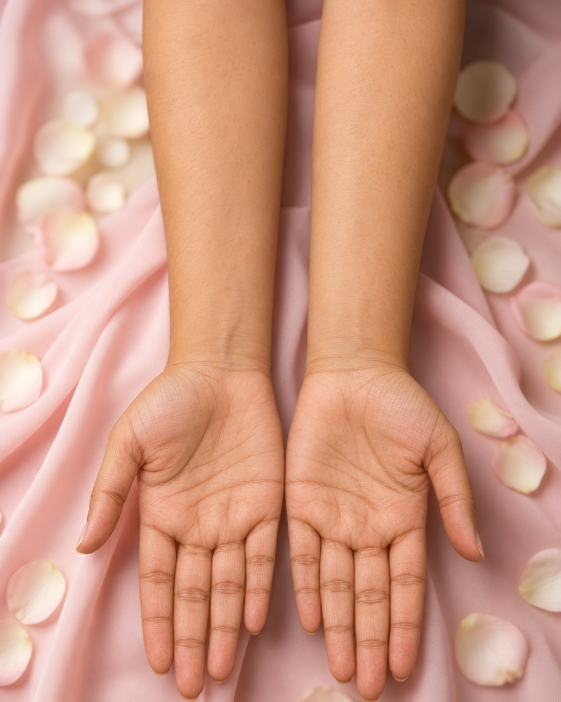
#> input picture mehndi-3d-tryon/mehndi-3d-tryon/generated-images/bare-hands.jpg, 1121 x 1403 px (shown at 1/2 size)
$ python s4_photo_geometry.py
#> lines starting #> are read from the running program, lines starting #| are printed output that depends on the picture; after the words box and inside, x2 and y2 are one past the last pixel; in counts of white or black regions, pixels touching at a corner belong together
### mehndi-3d-tryon/mehndi-3d-tryon/pipeline/common.py
"""Shared paths and helpers for the Mehndi 3D try-on pipeline.

Every stage script imports this module, so all paths are relative to the package
folder and the pipeline runs from anywhere.
"""
import base64
import glob
import json
import os
import shutil
import subprocess
import sys
import tempfile
import time
from pathlib import Path

try:
    import cv2
    import numpy as np
except ImportError:  # pragma: no cover
    sys.exit("This pipeline needs OpenCV and NumPy:\n    python3 -m pip install -r pipeline/requirements.txt")

ROOT = Path(__file__).resolve().parent.parent
PIPE = ROOT / "pipeline"
TPL = PIPE / "templates"
DATA = ROOT / "data"
S1, S2, S4 = DATA / "stage1", DATA / "stage2", DATA / "stage4"
DESIGNS = DATA / "designs"
GEN = ROOT / "generated-images"
PROMPTS = GEN / "prompts"
REF = ROOT / "reference" / "reference.webp"
REGISTRY = DATA / "designs.json"
CONFIG = DATA / "config.json"
SITE = ROOT / "index.html"

W, H = 1536, 1920           # working canvas = the reference photo's size (px)


def K(r):
    return cv2.getStructuringElement(cv2.MORPH_ELLIPSE, (2 * r + 1, 2 * r + 1))


def load_json(p, default=None):
    p = Path(p)
    return json.loads(p.read_text()) if p.exists() else default


def save_json(p, obj):
    Path(p).write_text(json.dumps(obj, indent=2) + "\n")


def config():
    return load_json(CONFIG)


def read_canvas(path):
    """Read any photo and resize it to the working canvas."""
    img = cv2.imread(str(path))
#> img is the input picture: shape (1403, 1121, 3); mean B, G, R 127.5, 149.6, 203.6
    if img is None:
        raise FileNotFoundError(path)
    interp = cv2.INTER_AREA if img.shape[1] > W else cv2.INTER_CUBIC
#> interp = 2
    return cv2.resize(img, (W, H), interpolation=interp)


# ---------------------------------------------------------------- segmentation
def keep_hands(m, holes=15000):
    """Keep the two biggest blobs (the hands) and fill small holes."""
    n, lab, st, _ = cv2.connectedComponentsWithStats(m)
    keep = np.zeros_like(m)
    for i in np.argsort(-st[1:, cv2.CC_STAT_AREA])[:2] + 1:
        keep[lab == i] = 255
    inv = 255 - keep
    n, lab, st, _ = cv2.connectedComponentsWithStats(inv)
    for i in range(1, n):
        if st[i, cv2.CC_STAT_AREA] < holes:
            keep[lab == i] = 255
    return keep


def segment(img, prior, sure_fg=30, band=70, iters=6):
    """GrabCut the hands, seeded by a rough mask `prior` (0/255)."""
    gc = np.full((H, W), cv2.GC_BGD, np.uint8)
    gc[cv2.dilate(prior, K(band)) > 0] = cv2.GC_PR_BGD
    gc[cv2.dilate(prior, K(12)) > 0] = cv2.GC_PR_FGD
    gc[cv2.erode(prior, K(sure_fg)) > 0] = cv2.GC_FGD
    b, f = np.zeros((1, 65)), np.zeros((1, 65))
    cv2.grabCut(img, gc, None, b, f, iters, cv2.GC_INIT_WITH_MASK)
    m = np.where((gc == 1) | (gc == 3), 255, 0).astype(np.uint8)
    return keep_hands(cv2.morphologyEx(m, cv2.MORPH_OPEN, K(3)))


def iou(a, b):
    a, b = a > 127, b > 127
    return float((a & b).sum() / max(1, (a | b).sum()))


def ecc_align(img, m, target, blurs=(6, 12, 20)):
    """Best affine/euclidean ECC alignment of photo `img` (mask m) onto mask `target`.
    Returns (aligned_img, aligned_mask, iou, method)."""
    best = (iou(m, target), img, m, "none")
    for blur in blurs:
        for motion, name in ((cv2.MOTION_AFFINE, "affine"), (cv2.MOTION_EUCLIDEAN, "euclidean")):
            try:
                w = np.eye(2, 3, dtype=np.float32)
                crit = (cv2.TERM_CRITERIA_EPS | cv2.TERM_CRITERIA_COUNT, 300, 1e-7)
                a = cv2.GaussianBlur(target.astype(np.float32) / 255, (0, 0), blur)
                b = cv2.GaussianBlur(m.astype(np.float32) / 255, (0, 0), blur)
                _, w = cv2.findTransformECC(a, b, w, motion, crit, None, 5)
            except cv2.error:
                continue
            ia = cv2.warpAffine(img, w, (W, H), flags=cv2.INTER_CUBIC | cv2.WARP_INVERSE_MAP, borderMode=cv2.BORDER_REFLECT)
            ma = cv2.warpAffine(m, w, (W, H), flags=cv2.INTER_NEAREST | cv2.WARP_INVERSE_MAP)
            if iou(ma, target) > best[0]:
                best = (iou(ma, target), ia, ma, f"{name}/blur{blur}")
    return best[1], best[2], best[0], best[3]


def bleed(img, mask, iters=16):
    """Push hand colours outward past the outline so texture edges never show background."""
    img = img.astype(np.float32).copy()
    m = (mask > 127).astype(np.float32)
    for _ in range(iters):
        num = cv2.blur(img * m[..., None], (5, 5))
        den = cv2.blur(m, (5, 5))
        grow = (cv2.dilate(m, K(2)) > 0) & (m == 0)
        img[grow] = num[grow] / np.maximum(den[grow], 1e-3)[:, None]
        m[grow] = 1
    return img.clip(0, 255).astype(np.uint8)


def data_url(path, mime=None):
    path = Path(path)
    mime = mime or {".jpg": "image/jpeg", ".jpeg": "image/jpeg", ".png": "image/png"}[path.suffix.lower()]
    return f"data:{mime};base64," + base64.b64encode(path.read_bytes()).decode()


# ---------------------------------------------------------------- Codex
CODEX_TAIL = ("\n\nWhen the image is generated, copy the final image file into the current working "
              "directory as out.png and reply with just its path.\n")


def codex_edit(inputs, prompt, out_path, timeout=1500):
    """Ask the Codex CLI (image_generation feature) to edit `inputs[0]` (extra inputs are
    reference images). Saves the result to `out_path` (.png or .jpg)."""
    if not shutil.which("codex"):
        sys.exit("The Codex CLI is not installed. Install it (e.g. `brew install codex`) and run `codex login`.")
    work = Path(tempfile.mkdtemp(prefix="mehndi_codex_"))
    names = []
    for i, p in enumerate(inputs):
        name = "base.png" if i == 0 else ("style.png" if i == 1 else f"ref{i}.png")
        img = cv2.imread(str(p))
        if img is None:
            raise FileNotFoundError(p)
        cv2.imwrite(str(work / name), img)
        names.append(name)
    cmd = ["codex", "exec", "--skip-git-repo-check", "--sandbox", "workspace-write",
           "-C", str(work), "-o", str(work / "last.txt")]
    for n in names:
        cmd += ["-i", n]
    cmd += ["-"]
    t0 = time.time()
    print(f"  · Codex is generating ({', '.join(names)}) — usually 1-3 minutes…", flush=True)
    r = subprocess.run(cmd, input=prompt.strip() + CODEX_TAIL, text=True, cwd=work, capture_output=True, timeout=timeout)
    (work / "log.txt").write_text(r.stdout + "\n" + r.stderr)
    out = work / "out.png"
    if not out.exists():  # fall back to the newest image Codex generated during this run
        cands = [p for p in glob.glob(os.path.expanduser("~/.codex/generated_images/*/*.png")) if os.path.getmtime(p) > t0]
        if cands:
            shutil.copy(max(cands, key=os.path.getmtime), out)
    if not out.exists():
        raise RuntimeError(f"Codex did not return an image. Log: {work / 'log.txt'}")
    img = cv2.imread(str(out))
    out_path = Path(out_path)
    out_path.parent.mkdir(parents=True, exist_ok=True)
    cv2.imwrite(str(out_path), img, [cv2.IMWRITE_JPEG_QUALITY, 95] if out_path.suffix.lower() in (".jpg", ".jpeg") else [])
    print(f"  · saved {out_path.relative_to(ROOT) if out_path.is_relative_to(ROOT) else out_path}  ({time.time() - t0:.0f}s)")
    return out_path

### mehndi-3d-tryon/mehndi-3d-tryon/pipeline/s4_photo_geometry.py
"""Stage 4 — build the 3D hand shape from the bare-hands PHOTO itself.

Input : generated-images/bare-hands.jpg, data/stage1/traced_*.png, right_hand_affine.npy, hand_shape.py
Output: data/stage4/bare_aligned.jpg, bare_mask.png, bare_affine.npy  (photo placed on the 1536x1920 canvas)
        data/stage4/hmap.png (16-bit height in R/G), mask.png (soft cut-out), geo.json, seams_check.jpg, shade_preview.png
Steps
  A. place the photo on the canvas (ECC affine onto the traced outline) and cut the hands out (GrabCut, twice),
     then a clean re-cut that only trusts deep-inside pixels (drops background caught between thumb and index finger)
  B. find the dark seams between touching fingers (darkest vertical line near each predicted finger boundary)
  C. Poisson-inflate the outline (cut at the seams and between the hands) -> rounded fingers, palm, forearm
  D. compress thick parts, cup the palm, add thumb/pinky mounds, feather heights to 0 at the outline
"""
import base64, json
from common import *
from hand_shape import FINGERS

GX0, GX1, GY0, GY1, D = 150, 1400, -700, 1960, 4        # geometry frame (px) and grid cell
TX0, TX1, TY0, TY1, S = 150, 1400, -300, 1940, 0.75     # texture frame (matches the atlases) and scale
EXT = 1100                                              # arm extension above the photo for the solve
HMAX = 220.0


def place_and_cut():
    img = read_canvas(GEN / "bare-hands.jpg")
    traced = cv2.imread(str(S1 / "traced_both.png"), 0)
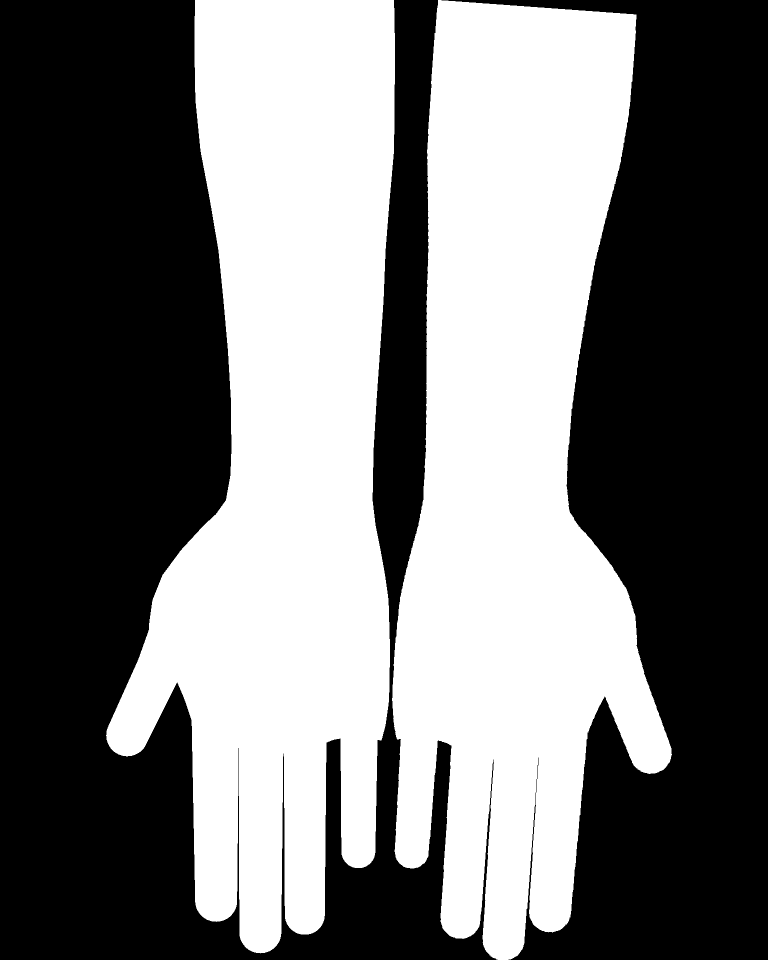
#> input picture mehndi-3d-tryon/mehndi-3d-tryon/data/stage1/traced_both.png, 1536 x 1920 px (shown at 1/2 size)
#> traced: shape (1920, 1536); 45.9% white; 2 white regions, box (x1, y1, x2, y2) and area: (212, 0, 790, 1907) 677505, (784, 0, 1344, 1920) 677485
    m = segment(img, traced)
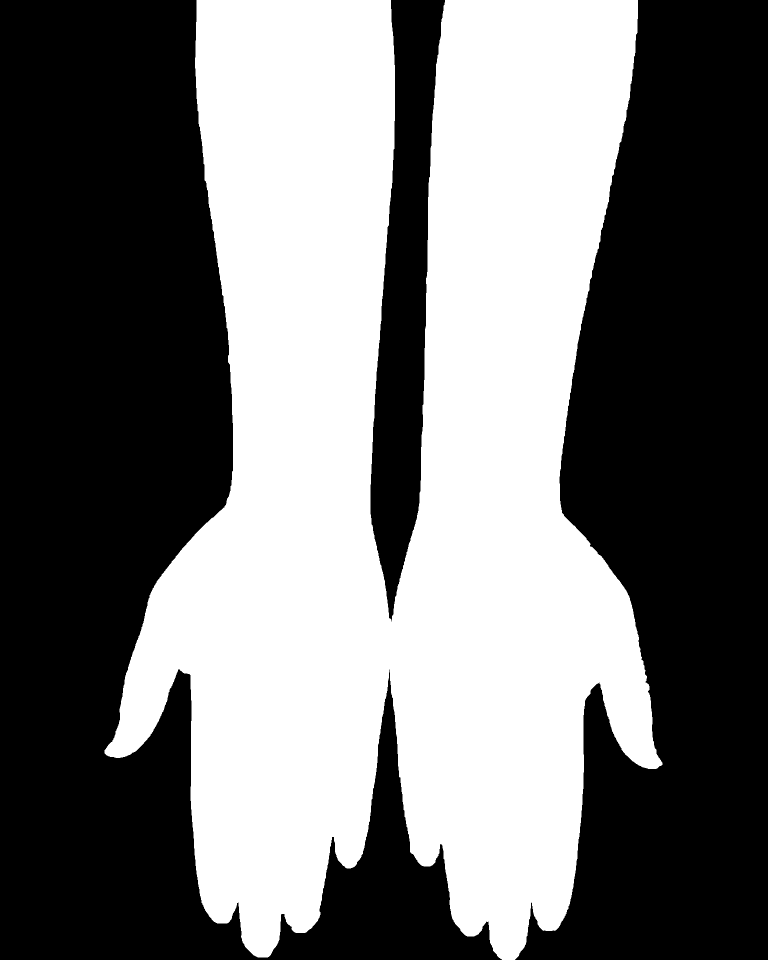
#> m: shape (1920, 1536) (shown at 1/2 size); 45.9% white; 1 white region, box (x1, y1, x2, y2) and area: (209, 0, 1325, 1920) 1354740
    w = np.eye(2, 3, dtype=np.float32)
    crit = (cv2.TERM_CRITERIA_EPS | cv2.TERM_CRITERIA_COUNT, 150, 1e-6)
    a = cv2.GaussianBlur(traced.astype(np.float32) / 255, (0, 0), 8)
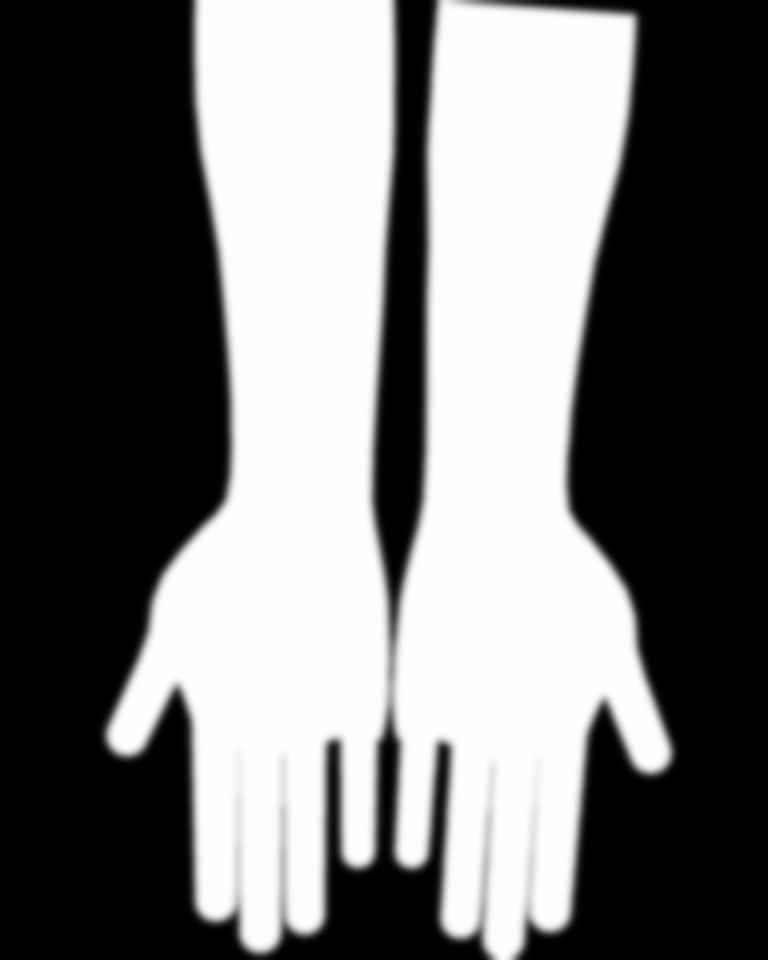
#> a: shape (1920, 1536) float32 (shown at 1/2 size); min 0, max 1, mean 0.459
    b = cv2.GaussianBlur(m.astype(np.float32) / 255, (0, 0), 8)
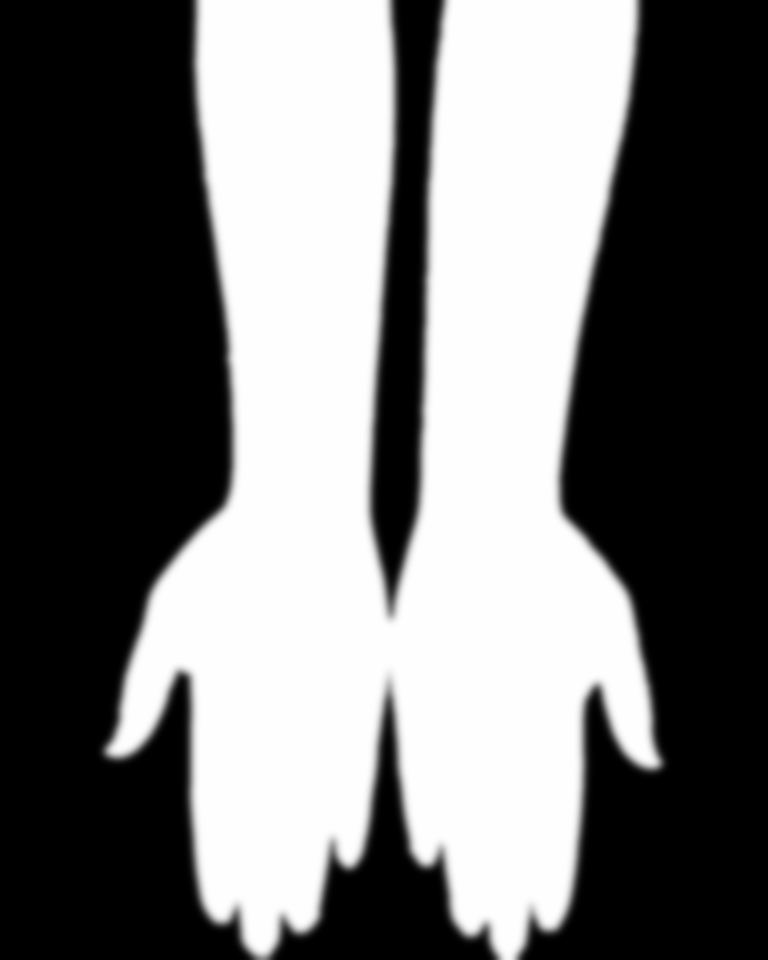
#> b: shape (1920, 1536) float32 (shown at 1/2 size); min 0, max 1, mean 0.459
    _, w = cv2.findTransformECC(a, b, w, cv2.MOTION_AFFINE, crit, None, 5)
#> w = [[0.994, -0.000994, 3.96], [-0.000402, 0.994, 4.72]]
    np.save(S4 / "bare_affine.npy", w)
    bare = cv2.warpAffine(img, w, (W, H), flags=cv2.INTER_CUBIC | cv2.WARP_INVERSE_MAP, borderMode=cv2.BORDER_REFLECT)
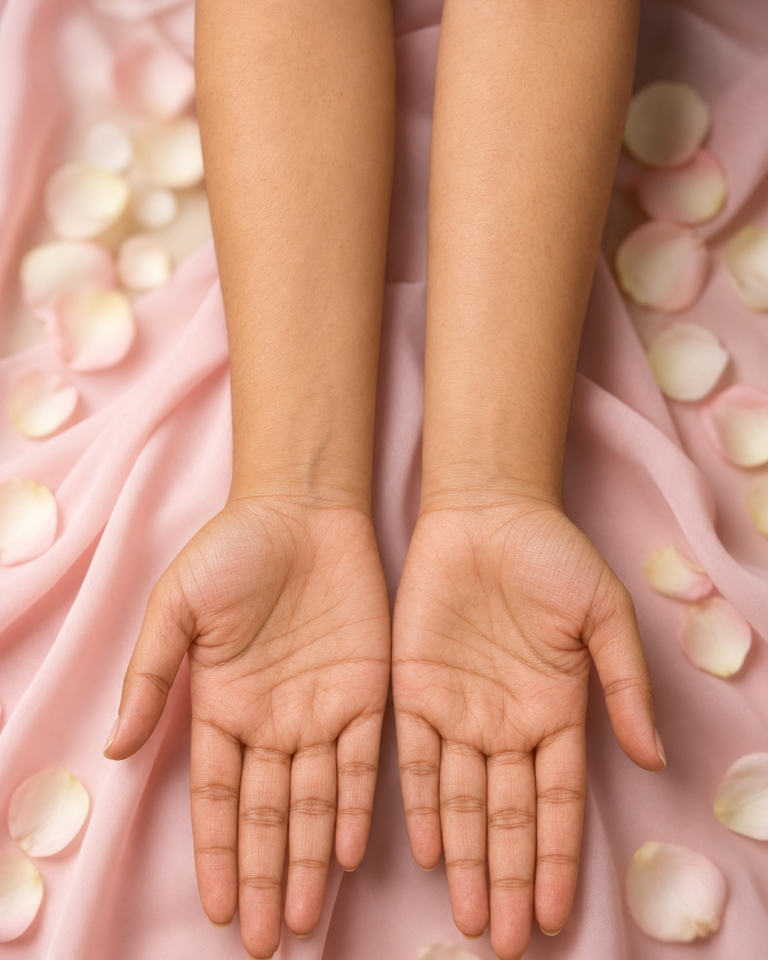
#> bare: shape (1920, 1536, 3) (shown at 1/2 size); mean of channels 0, 1, 2 127.3, 149.5, 203.6; drawn as B, G, R
    ma = segment(bare, cv2.warpAffine(m, w, (W, H), flags=cv2.INTER_NEAREST | cv2.WARP_INVERSE_MAP))
#> call 2 of segment, with sure_fg = 30, band = 70, iters = 6
#> in segment (call 2), `gc[cv2.dilate(prior, K(band)) > 0] = cv2.GC_PR_BGD`:
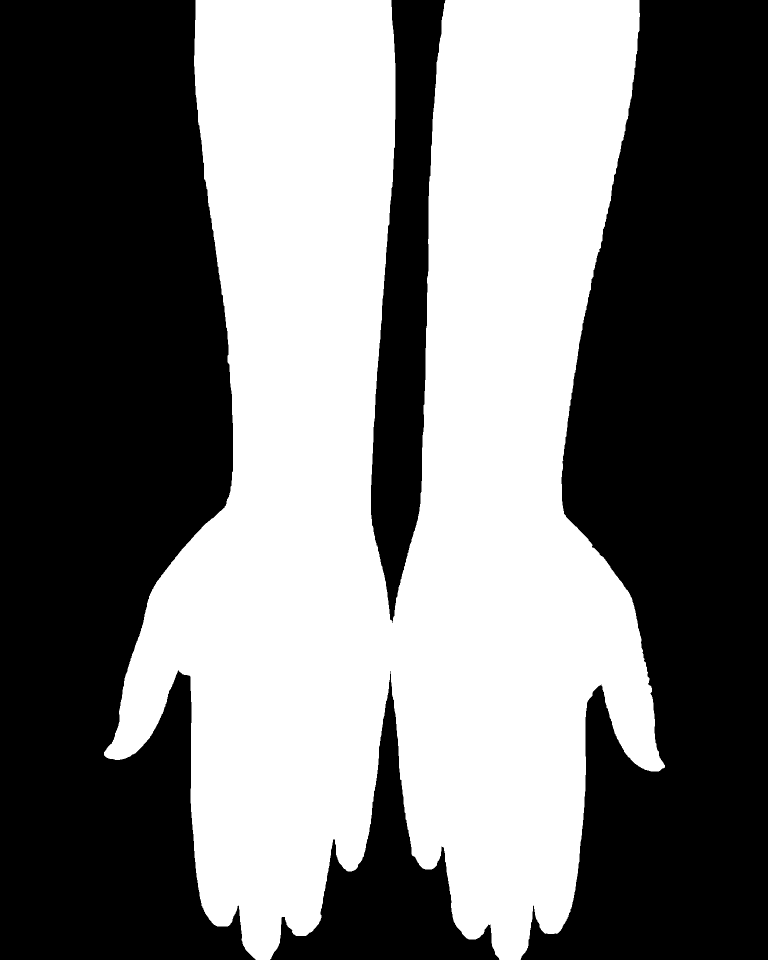
#> prior: shape (1920, 1536) (shown at 1/2 size); 46.3% white; 1 white region, box (x1, y1, x2, y2) and area: (208, 0, 1330, 1920) 1366582
#> (the run stopped early here; a loop or call above may not have finished)
